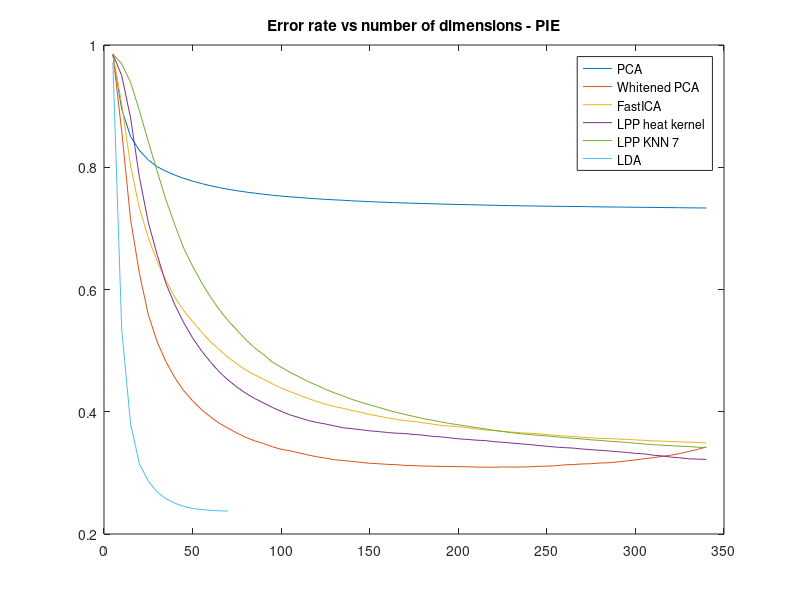

MATLAB code for this plot:
load('correct_pca')
load('correct_pca_white')
load('correct_lda')
load('correct_lpp_heat')
load('correct_lpp_knn_7')
load('correct_ica')

figure
N = length(error_pca);
Nnpp = size(error_lpp_heat, 2);
Nl = size(error_lda,2);

X = 5*(1:N);
Xlpp = 5*(1:Nnpp);
Xl = 5*(1:Nl);

plot(X, mean(error_pca), ...
    X, mean(error_pca_white), ...
    X, mean(error_ica));
hold on;
    plot(Xlpp, mean(error_lpp_heat), ...
    Xlpp, mean(error_lpp_knn_7));
plot(Xl, mean(error_lda));
legend('PCA', 'Whitened PCA', 'FastICA', 'LPP heat kernel', 'LPP KNN 7', 'LDA');
title('Error rate vs number of dimensions - PIE');